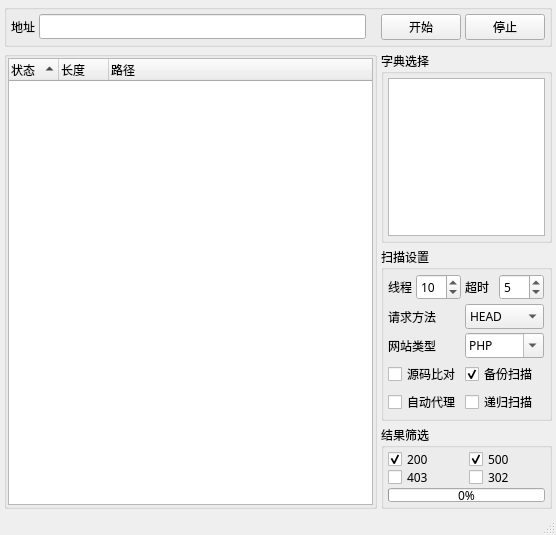
<?xml version="1.0" encoding="UTF-8"?>
<ui version="4.0">
 <author>道长且阻</author>
 <class>MainWindow</class>
 <widget class="QMainWindow" name="MainWindow">
  <property name="windowModality">
   <enum>Qt::ApplicationModal</enum>
  </property>
  <property name="enabled">
   <bool>true</bool>
  </property>
  <property name="geometry">
   <rect>
    <x>0</x>
    <y>0</y>
    <width>556</width>
    <height>535</height>
   </rect>
  </property>
  <property name="minimumSize">
   <size>
    <width>1</width>
    <height>1</height>
   </size>
  </property>
  <property name="font">
   <font>
    <family>宋体</family>
   </font>
  </property>
  <property name="windowTitle">
   <string>玛德制杖 - By道长且阻</string>
  </property>
  <widget class="QWidget" name="centralwidget">
   <layout class="QGridLayout" name="gridLayout_3">
    <item row="0" column="0" colspan="2">
     <widget class="QGroupBox" name="groupBox_head">
      <layout class="QHBoxLayout" name="horizontalLayout">
       <item>
        <widget class="QLabel" name="label_url">
         <property name="text">
          <string>地址</string>
         </property>
        </widget>
       </item>
       <item>
        <widget class="QLineEdit" name="lineEdit_url"/>
       </item>
       <item>
        <widget class="QLabel" name="label">
         <property name="text">
          <string/>
         </property>
        </widget>
       </item>
       <item>
        <widget class="QPushButton" name="pushButton_start">
         <property name="text">
          <string>开始</string>
         </property>
        </widget>
       </item>
       <item>
        <widget class="QPushButton" name="pushButton_stop">
         <property name="text">
          <string>停止</string>
         </property>
        </widget>
       </item>
      </layout>
     </widget>
    </item>
    <item row="1" column="0" rowspan="3">
     <widget class="QGroupBox" name="groupBox_result">
      <property name="title">
       <string/>
      </property>
      <layout class="QGridLayout" name="gridLayout_2">
       <property name="margin">
        <number>1</number>
       </property>
       <property name="spacing">
        <number>1</number>
       </property>
       <item row="0" column="0">
        <widget class="QTreeWidget" name="treeWidget">
         <property name="enabled">
          <bool>true</bool>
         </property>
         <property name="autoFillBackground">
          <bool>true</bool>
         </property>
         <property name="editTriggers">
          <set>QAbstractItemView::DoubleClicked</set>
         </property>
         <property name="showDropIndicator" stdset="0">
          <bool>false</bool>
         </property>
         <property name="rootIsDecorated">
          <bool>false</bool>
         </property>
         <property name="itemsExpandable">
          <bool>false</bool>
         </property>
         <property name="allColumnsShowFocus">
          <bool>false</bool>
         </property>
         <property name="expandsOnDoubleClick">
          <bool>false</bool>
         </property>
         <attribute name="headerVisible">
          <bool>true</bool>
         </attribute>
         <attribute name="headerCascadingSectionResizes">
          <bool>true</bool>
         </attribute>
         <attribute name="headerDefaultSectionSize">
          <number>50</number>
         </attribute>
         <attribute name="headerHighlightSections">
          <bool>true</bool>
         </attribute>
         <attribute name="headerMinimumSectionSize">
          <number>10</number>
         </attribute>
         <attribute name="headerShowSortIndicator" stdset="0">
          <bool>true</bool>
         </attribute>
         <column>
          <property name="text">
           <string>状态</string>
          </property>
         </column>
         <column>
          <property name="text">
           <string>长度</string>
          </property>
         </column>
         <column>
          <property name="text">
           <string>路径</string>
          </property>
         </column>
        </widget>
       </item>
      </layout>
     </widget>
    </item>
    <item row="1" column="1">
     <widget class="QGroupBox" name="groupBox_dict">
      <property name="maximumSize">
       <size>
        <width>171</width>
        <height>16777215</height>
       </size>
      </property>
      <property name="title">
       <string>字典选择</string>
      </property>
      <layout class="QGridLayout" name="gridLayout_4">
       <item row="0" column="0" colspan="3">
        <widget class="QListWidget" name="listWidget"/>
       </item>
      </layout>
     </widget>
    </item>
    <item row="2" column="1">
     <widget class="QGroupBox" name="groupBox_settings">
      <property name="maximumSize">
       <size>
        <width>171</width>
        <height>16777215</height>
       </size>
      </property>
      <property name="title">
       <string>扫描设置</string>
      </property>
      <property name="checkable">
       <bool>false</bool>
      </property>
      <layout class="QGridLayout" name="gridLayout_5">
       <item row="0" column="1">
        <widget class="QSpinBox" name="spinBox_threads">
         <property name="maximum">
          <number>1000</number>
         </property>
         <property name="value">
          <number>10</number>
         </property>
        </widget>
       </item>
       <item row="0" column="2">
        <widget class="QLabel" name="label_timeout">
         <property name="text">
          <string>超时</string>
         </property>
        </widget>
       </item>
       <item row="0" column="0">
        <widget class="QLabel" name="label_thread">
         <property name="text">
          <string>线程</string>
         </property>
        </widget>
       </item>
       <item row="0" column="3">
        <widget class="QSpinBox" name="spinBox_timeout">
         <property name="cursor">
          <cursorShape>ArrowCursor</cursorShape>
         </property>
         <property name="maximum">
          <number>100</number>
         </property>
         <property name="singleStep">
          <number>10</number>
         </property>
         <property name="value">
          <number>5</number>
         </property>
        </widget>
       </item>
       <item row="4" column="2" colspan="2">
        <widget class="QComboBox" name="comboBox_action">
         <property name="enabled">
          <bool>true</bool>
         </property>
         <property name="editable">
          <bool>true</bool>
         </property>
         <property name="frame">
          <bool>true</bool>
         </property>
         <item>
          <property name="text">
           <string>PHP</string>
          </property>
         </item>
         <item>
          <property name="text">
           <string>ASP</string>
          </property>
         </item>
         <item>
          <property name="text">
           <string>ASPX</string>
          </property>
         </item>
         <item>
          <property name="text">
           <string>JSP</string>
          </property>
         </item>
        </widget>
       </item>
       <item row="8" column="0" colspan="2">
        <widget class="QCheckBox" name="checkBox_dba">
         <property name="toolTip">
          <string>&lt;html&gt;&lt;head/&gt;&lt;body&gt;&lt;p&gt;用于已知网站使用程序的情况下&lt;/p&gt;&lt;/body&gt;&lt;/html&gt;</string>
         </property>
         <property name="whatsThis">
          <string>&lt;html&gt;&lt;head/&gt;&lt;body&gt;&lt;p&gt;&lt;br/&gt;&lt;/p&gt;&lt;/body&gt;&lt;/html&gt;</string>
         </property>
         <property name="text">
          <string>源码比对</string>
         </property>
        </widget>
       </item>
       <item row="8" column="2" colspan="2">
        <widget class="QCheckBox" name="checkBox_bak">
         <property name="text">
          <string>备份扫描</string>
         </property>
         <property name="checked">
          <bool>true</bool>
         </property>
        </widget>
       </item>
       <item row="3" column="2" colspan="2">
        <widget class="QComboBox" name="comboBox_method">
         <property name="editable">
          <bool>false</bool>
         </property>
         <item>
          <property name="text">
           <string>HEAD</string>
          </property>
         </item>
         <item>
          <property name="text">
           <string>POST</string>
          </property>
         </item>
         <item>
          <property name="text">
           <string>GET</string>
          </property>
         </item>
         <item>
          <property name="text">
           <string>PUT</string>
          </property>
         </item>
         <item>
          <property name="text">
           <string>OPTIONS</string>
          </property>
         </item>
        </widget>
       </item>
       <item row="3" column="0" colspan="2">
        <widget class="QLabel" name="label_method">
         <property name="text">
          <string>请求方法</string>
         </property>
        </widget>
       </item>
       <item row="4" column="0" colspan="2">
        <widget class="QLabel" name="label_action">
         <property name="text">
          <string>网站类型</string>
         </property>
        </widget>
       </item>
       <item row="9" column="0" colspan="2">
        <widget class="QCheckBox" name="checkBox_pxy">
         <property name="text">
          <string>自动代理</string>
         </property>
        </widget>
       </item>
       <item row="9" column="2" colspan="2">
        <widget class="QCheckBox" name="checkBox_for">
         <property name="text">
          <string>递归扫描</string>
         </property>
        </widget>
       </item>
      </layout>
     </widget>
    </item>
    <item row="3" column="1">
     <widget class="QGroupBox" name="groupBox_status">
      <property name="maximumSize">
       <size>
        <width>171</width>
        <height>84</height>
       </size>
      </property>
      <property name="title">
       <string>结果筛选</string>
      </property>
      <layout class="QGridLayout" name="gridLayout">
       <item row="4" column="0" colspan="2">
        <widget class="QProgressBar" name="progressBar">
         <property name="inputMethodHints">
          <set>Qt::ImhNone</set>
         </property>
         <property name="value">
          <number>0</number>
         </property>
         <property name="alignment">
          <set>Qt::AlignCenter</set>
         </property>
         <property name="textDirection">
          <enum>QProgressBar::TopToBottom</enum>
         </property>
        </widget>
       </item>
       <item row="0" column="0">
        <widget class="QCheckBox" name="checkBox_200">
         <property name="text">
          <string>200</string>
         </property>
         <property name="checked">
          <bool>true</bool>
         </property>
        </widget>
       </item>
       <item row="3" column="0">
        <widget class="QCheckBox" name="checkBox_403">
         <property name="text">
          <string>403</string>
         </property>
         <property name="checked">
          <bool>false</bool>
         </property>
         <property name="tristate">
          <bool>false</bool>
         </property>
        </widget>
       </item>
       <item row="3" column="1">
        <widget class="QCheckBox" name="checkBox_302">
         <property name="text">
          <string>302</string>
         </property>
        </widget>
       </item>
       <item row="0" column="1">
        <widget class="QCheckBox" name="checkBox_500">
         <property name="text">
          <string>500</string>
         </property>
         <property name="checked">
          <bool>true</bool>
         </property>
        </widget>
       </item>
      </layout>
     </widget>
    </item>
   </layout>
  </widget>
  <widget class="QStatusBar" name="statusBar"/>
  <action name="action">
   <property name="text">
    <string>复制</string>
   </property>
  </action>
  <action name="action_2">
   <property name="text">
    <string>保存</string>
   </property>
  </action>
 </widget>
 <layoutdefault spacing="4" margin="4"/>
 <layoutfunction spacing="0" margin="0"/>
 <includes>
  <include location="local">topsec</include>
 </includes>
 <resources/>
 <connections/>
 <designerdata>
  <property name="gridDeltaX">
   <number>2</number>
  </property>
  <property name="gridDeltaY">
   <number>2</number>
  </property>
  <property name="gridSnapX">
   <bool>true</bool>
  </property>
  <property name="gridSnapY">
   <bool>true</bool>
  </property>
  <property name="gridVisible">
   <bool>false</bool>
  </property>
 </designerdata>
 <slots>
  <signal>signal1()</signal>
  <slot>slot1()</slot>
 </slots>
</ui>
